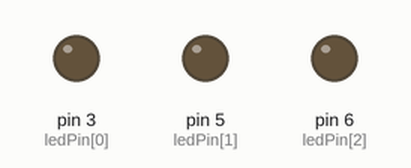
The sketch below on a simulated Arduino Uno, built with avr-gcc and run on an emulated ATmega328P. Shown: output pins drawn as LEDs (lit = HIGH).

Above: at 0.05 s.
At 2.05 s:
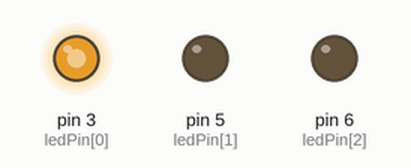
At 4.05 s:
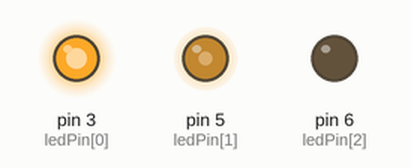
At 8.05 s:
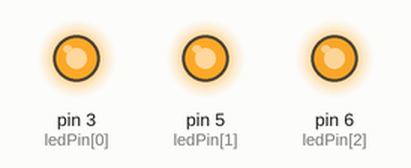
At 12.05 s:
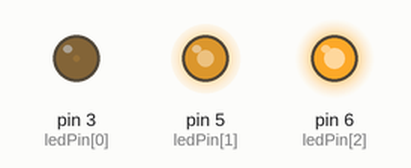
At 16.05 s:
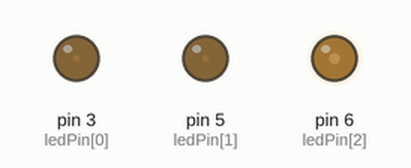
Timing chart, 0 to 22.5 s (numbered marks = the images above):
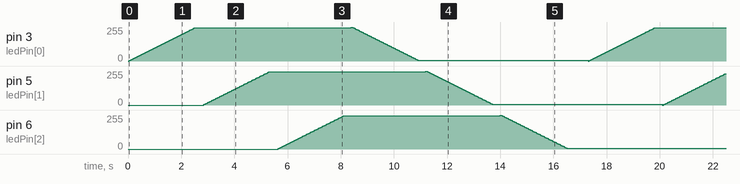

The sketch:

RGB_Fade.ino
```cpp
int ledPin[] = {3, 5, 6};
void setup() {
  for(int pin=0; pin<3; pin++){
    pinMode(ledPin[pin], OUTPUT);
  }
}
void loop() {
  for(int ii=0;ii<3;ii++){
    for(int i=0; i<255; i+=5){
      analogWrite(ledPin[ii], i);
      delay(50);
    }
    delay(250);
  }
  for(int ii=0;ii<3;ii++){
    for(int i=255; i>0; i-=5){
      analogWrite(ledPin[ii], i);
      delay(50);
    }
    delay(250);
  }
  delay(500);
}
```
